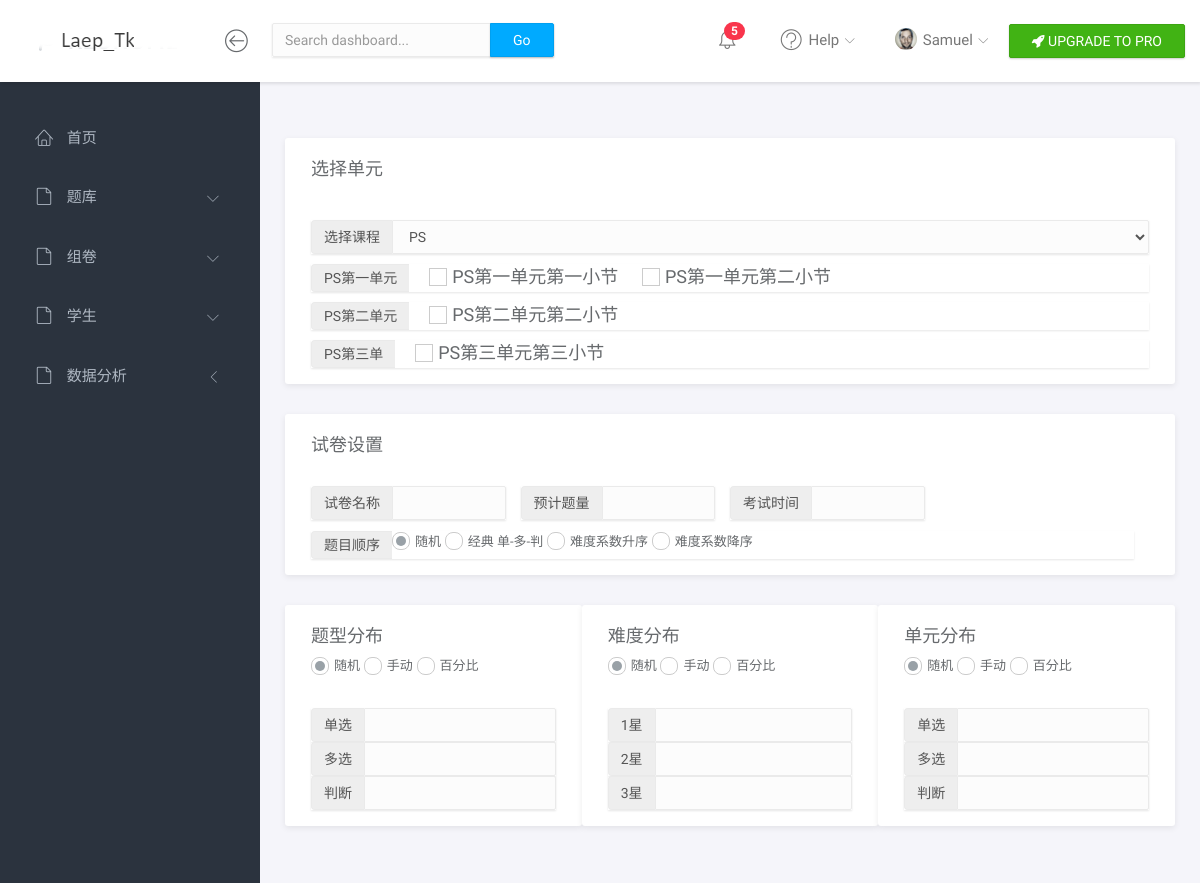
/myadmin/Ks_add, run on the app's committed database.
### BookApp/models.py (models this page shows, shortened)
class unit(models.Model):
    title = models.CharField(max_length=60, verbose_name=u'单元')
    bookID = models.ForeignKey('book', on_delete=models.CASCADE,verbose_name=u'书ID')
    star_time = models.DateTimeField(auto_now_add=True,verbose_name=u'创建日期')
    last_time = models.DateTimeField(auto_now=True,verbose_name=u'最后一次修改日期')
    class Meta:
        verbose_name_plural = "单元"

class Measure(models.Model):
    title = models.CharField(max_length=60, verbose_name=u'小节')
    unitID = models.ForeignKey('unit', on_delete=models.CASCADE,verbose_name=u'单元ID')
    star_time = models.DateTimeField(auto_now_add=True,verbose_name=u'创建日期')
    last_time = models.DateTimeField(auto_now=True,verbose_name=u'最后一次修改日期')
    class Meta:
        verbose_name_plural = "小节"

### My_Admin/views.py (the view)
# urls.py: path('Ks_add', views.Ks_add, name='Ks_add'), #组卷
def Ks_add(request):
    context = {}
    Measure_data = {}
    unit_data = {}
    book_ID = request.GET.get('data')
    if  book_ID != None:
        print(book_ID)
        units = unit.objects.filter(bookID = book_ID)
        print(units)
        for i in units:
            unit_data[i.pk] = i.title
            Measures = Measure.objects.filter(unitID=i.pk)
            Measure_data[i.pk] = Measures
        context['units'] = unit_data
        context['Measure'] = Measure_data
    else:
        books_data = book.objects.all()#获取书
        if books_data[0] !='':
            units = unit.objects.filter(bookID = books_data[0].pk)
        for i in units:
            unit_data[i.pk] = i.title
            Measures = Measure.objects.filter(unitID=i.pk)
            Measure_data[i.pk] = Measures
        context['books'] = books_data
        context['units'] = unit_data
        context['Measure'] = Measure_data
    return render(request,'My_Admin/Ks_add.html',context)

### templates/My_Admin/Ks_add.html (shortened to what this page needs)
{% extends "My_Admin/index.html" %} {% load staticfiles %} {% block title %}批量添加{% endblock %} {% block css %}
<link rel="stylesheet" href="{% static 'My_Admin/Ks_add.css' %}"> {% endblock %} {% block body %}
<div class="panel">
    <div class="panel-heading">
        <h3 class="panel-title">选择单元</h3>
    </div>
    <div class="panel-body">
        <div class="input-group margin_top_10 " id="difficulty_radio_box">
            <span class="input-group-addon">选择课程</span>
            <select id="difficulty_radio" class="form-control" onchange="For_section(this);">
                {% for i in books %}
                <option value="{{ i.pk }}">{{ i.name }}</option>
                {% endfor %}
            </select>
        </div>
        {% for i,v in units.items %}
        <div class="input-group margin_top_10 unit_checkbox_box">
            <span class="input-group-addon">{{ v }}</span>
            {% for j,n in Measure.items %}
                {% if i == j %}
                    {% for x in n %}
                        <label class="fancy-checkbox display-inline">
                            <span>{{ x.title }}</span>
                        </label>
                    {% endfor %}
                {% endif %}
            {% endfor %}
        </div>
        {% endfor %}
    </div>
</div>
<div class="panel">
    <div class="panel-heading">
        <h3 class="panel-title">试卷设置</h3>
    </div>
    <div class="panel-body">
        <div class="col-md-3 padding_l_0">
            <div class="input-group">
                <span class="input-group-addon">试卷名称</span>
                <input class="form-control" placeholder="" type="text">
            </div>
        </div>
        <div class="col-md-3 padding_l_0">
            <div class="input-group">
                <span class="input-group-addon">预计题量</span>
                <input class="form-control" placeholder="" type="text">
            </div>
        </div>
        <div class="col-md-3 padding_l_0">
            <div class="input-group">
                <span class="input-group-addon">考试时间</span>
                <input class="form-control" placeholder="" type="text">
            </div>
        </div>
        <div class="col-md-12"></div>
        <div class="col-md-12 padding_l_0 margin_top_10">
            <div class="input-group">
                <span class="input-group-addon">题目顺序</span>
                <label class="fancy-radio bt-f-check">
                    <span><i></i>随机</span>
                </label>
                <label class="fancy-radio bt-f-check">
                    <span><i></i>经典 单-多-判</span>
                </label>
                <label class="fancy-radio bt-f-check">
                    <span><i></i>难度系数升序</span>
                </label>
                <label class="fancy-radio bt-f-check">
                    <span><i></i>难度系数降序</span>
                </label>
            </div>
        </div>
    </div>
</div>
<div class="col-md-4 padding_0">
        <div class="panel">
            <div class="panel-heading">
                    <h3 class="panel-title padding_bottom_10">题型分布</h3>
                    <label class="fancy-radio bt-f-check">
                        <span><i></i>随机</span>
                    </label>
                    <label class="fancy-radio bt-f-check">
                        <span><i></i>手动</span>
                    </label>
                    <label class="fancy-radio bt-f-check">
                        <span><i></i>百分比</span>
                    </label>
            </div>
            <div class="panel-body">
                <div class="input-group">
                    <span class="input-group-addon">单选</span>
                    <input class="form-control" placeholder="" type="text">
                </div>
                <div class="input-group">
                    <span class="input-group-addon">多选</span>
                    <input class="form-control" placeholder="" type="text">
                </div>
                <div class="input-group">
                    <span class="input-group-addon">判断</span>
                    <input class="form-control" placeholder="" type="text">
                </div>
            </div>
        </div>
    </div>
    <div class="col-md-4 padding_0">
        <div class="panel">
            <div class="panel-heading">
                <h3 class="panel-title padding_bottom_10">难度分布</h3>
                <label class="fancy-radio bt-f-check">
                    <span><i></i>随机</span>
                </label>
                <label class="fancy-radio bt-f-check">
                    <span><i></i>手动</span>
                </label>
                <label class="fancy-radio bt-f-check">
                    <span><i></i>百分比</span>
                </label>
            </div>
            <div class="panel-body">
                <div class="input-group">
                    <span class="input-group-addon">1星</span>
                    <input class="form-control" placeholder="" type="text">
                </div>
                <div class="input-group">
                    <span class="input-group-addon">2星</span>
                    <input class="form-control" placeholder="" type="text">
                </div>
                <div class="input-group">
                    <span class="input-group-addon">3星</span>
                    <input class="form-control" placeholder="" type="text">
                </div>
            </div>
        </div>
    </div>
    <div class="col-md-4 padding_0">
        <div class="panel">
            <div class="panel-heading ">
                <h3 class="panel-title padding_bottom_10">单元分布</h3>
                <label class="fancy-radio bt-f-check">
                    <span><i></i>随机</span>
                </label>
                <label class="fancy-radio bt-f-check">
                    <span><i></i>手动</span>
                </label>
                <label class="fancy-radio bt-f-check">
                    <span><i></i>百分比</span>
                </label>
            </div>
            <div class="panel-body">
                <div class="input-group">
                    <span class="input-group-addon">单选</span>
                    <input class="form-control" placeholder="" type="text">
                </div>
                <div class="input-group">
                    <span class="input-group-addon">多选</span>
                    <input class="form-control" placeholder="" type="text">
                </div>
                <div class="input-group">
                    <span class="input-group-addon">判断</span>
                    <input class="form-control" placeholder="" type="text">
                </div>
            </div>
        </div>
    </div>
{% endblock %}

### static/assets/css/main.css (style rules this page uses)
html { position: relative; min-height: 100%; }
body { background-color: #F3F5F8; font-family: "Source Sans Pro", sans-serif; font-size: 15px; color: #676a6d; }
.form-control { -moz-box-shadow: 0px 1px 2px 0 rgba(0, 0, 0, 0.1); -webkit-box-shadow: 0px 1px 2px 0 rgba(0, 0, 0, 0.1); box-shadow: 0px 1px 2px 0 rgba(0, 0, 0, 0.1); -webkit-border-radius: 2px; -moz-border-radius: 2px; border-radius: 2px; border-color: #eaeaea; background-color: #fcfcfc; }
.input-group { -moz-box-shadow: 0px 1px 2px 0 rgba(0, 0, 0, 0.1); -webkit-box-shadow: 0px 1px 2px 0 rgba(0, 0, 0, 0.1); box-shadow: 0px 1px 2px 0 rgba(0, 0, 0, 0.1); }
.input-group .form-control, .input-group-addon, .input-group-btn { -moz-box-shadow: none; -webkit-box-shadow: none; box-shadow: none; }
.input-group-addon { border: 1px solid #eaeaea; }
.fancy-checkbox { display: block; font-weight: normal; }
.fancy-checkbox input[type="checkbox"] + span { display: inline-block; vertical-align: middle; *vertical-align: auto; *zoom: 1; *display: inline; cursor: pointer; position: relative; font-size: 13px; }
.fancy-checkbox input[type="checkbox"] + span:before { display: inline-block; vertical-align: middle; *vertical-align: auto; *zoom: 1; *display: inline; position: relative; bottom: 1px; width: 18px; height: 18px; margin-right: 5px; content: ""; border: 1px solid #ccc; }
.fancy-radio { display: block; font-weight: normal; }
.fancy-radio input[type="radio"] + span { display: block; cursor: pointer; position: relative; font-size: 13px; }
.fancy-radio input[type="radio"] + span i { display: inline-block; vertical-align: middle; *vertical-align: auto; *zoom: 1; *display: inline; -webkit-border-radius: 8px; -moz-border-radius: 8px; border-radius: 8px; position: relative; bottom: 1px; content: ""; border: 1px solid #ccc; width: 18px; height: 18px; margin-right: 5px; }
.fancy-radio input[type="radio"]:checked + span i:after { -webkit-border-radius: 50%; -moz-border-radius: 50%; border-radius: 50%; display: block; position: relative; top: 3px; left: 3px; content: ''; width: 10px; height: 10px; background-color: #99a1a7; }
.panel { -webkit-border-radius: 3px; -moz-border-radius: 3px; border-radius: 3px; -moz-box-shadow: 0 2px 6px rgba(0, 0, 0, 0.08); -webkit-box-shadow: 0 2px 6px rgba(0, 0, 0, 0.08); box-shadow: 0 2px 6px rgba(0, 0, 0, 0.08); background-color: #fff; margin-bottom: 30px; }
.panel .panel-heading, .panel .panel-body, .panel .panel-footer { padding-left: 25px; padding-right: 25px; }
.panel .panel-heading { padding-top: 20px; padding-bottom: 20px; position: relative; }
.panel .panel-heading .panel-title { margin: 0; font-size: 18px; font-weight: 300; }
.panel .panel-body { padding-top: 10px; padding-bottom: 15px; }

### static/assets/css/Admin_css.css (style rules this page uses)
.fancy-checkbox input[type="checkbox"] + span { font-size:25px; }
.fancy-radio input[type="radio"] + span { font-size:20px; display: inherit; }

### static/My_Admin/Ks_add.css (style rules this page uses)
.bt-f-check { display: inline; }
.bt-f-check input[type="radio"] + span { margin-top: -3px; font-size: 13px; }
.fancy-checkbox input[type="checkbox"] + span { font-size: 18px; margin-left: 20px; }
.unit_checkbox_box .input-group-addon { max-width: 150px; overflow: auto; }

### static/Public/Public.css (style rules this page uses)
.padding_0 { padding: 0px; }
.padding_l_0 { padding-left: 0px; }
.padding_bottom_10 { padding-bottom: 10px; }
.margin_top_10 { margin-top: 10px; }
.display-inline { display: inline; }

### data on the page
unit: units "PS第一单元"
Measure: title "PS第一单元第一小节"
Measure: title "PS第一单元第二小节"
unit: units "PS第二单元"
Measure: title "PS第二单元第二小节"
unit: units "PS第三单"
Measure: title "PS第三单元第三小节"

### other printed values
form field value "PS"
